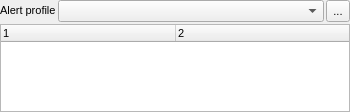
<?xml version="1.0" encoding="UTF-8"?>
<ui version="4.0">
 <class>AlertsEditWidget</class>
 <widget class="QWidget" name="AlertsEditWidget">
  <property name="geometry">
   <rect>
    <x>0</x>
    <y>0</y>
    <width>350</width>
    <height>112</height>
   </rect>
  </property>
  <property name="sizePolicy">
   <sizepolicy hsizetype="Expanding" vsizetype="Preferred">
    <horstretch>0</horstretch>
    <verstretch>0</verstretch>
   </sizepolicy>
  </property>
  <property name="font">
   <font>
    <pointsize>8</pointsize>
    <weight>50</weight>
    <bold>false</bold>
   </font>
  </property>
  <property name="windowTitle">
   <string>Alerts</string>
  </property>
  <layout class="QVBoxLayout" name="verticalLayout_4">
   <property name="spacing">
    <number>2</number>
   </property>
   <property name="leftMargin">
    <number>0</number>
   </property>
   <property name="topMargin">
    <number>0</number>
   </property>
   <property name="rightMargin">
    <number>0</number>
   </property>
   <property name="bottomMargin">
    <number>0</number>
   </property>
   <item>
    <layout class="QHBoxLayout" name="horizontalLayout_4">
     <property name="spacing">
      <number>2</number>
     </property>
     <item>
      <widget class="QLabel" name="lblAlertProfile">
       <property name="sizePolicy">
        <sizepolicy hsizetype="Preferred" vsizetype="Fixed">
         <horstretch>0</horstretch>
         <verstretch>0</verstretch>
        </sizepolicy>
       </property>
       <property name="font">
        <font>
         <weight>50</weight>
         <bold>false</bold>
        </font>
       </property>
       <property name="text">
        <string>Alert profile</string>
       </property>
       <property name="buddy">
        <cstring>cmbActionProfile</cstring>
       </property>
      </widget>
     </item>
     <item>
      <widget class="QComboBox" name="cmbActionProfile">
       <property name="sizePolicy">
        <sizepolicy hsizetype="Expanding" vsizetype="Fixed">
         <horstretch>0</horstretch>
         <verstretch>0</verstretch>
        </sizepolicy>
       </property>
      </widget>
     </item>
     <item>
      <widget class="QToolButton" name="btnActionProfiles">
       <property name="maximumSize">
        <size>
         <width>24</width>
         <height>24</height>
        </size>
       </property>
       <property name="toolTip">
        <string>Select/setup alert profile</string>
       </property>
       <property name="statusTip">
        <string>Select/setup alert profile</string>
       </property>
       <property name="text">
        <string>...</string>
       </property>
       <property name="icon">
        <iconset resource="../../qHostMonitor.qrc">
         <normaloff>:/img/foldersTree.png</normaloff>:/img/foldersTree.png</iconset>
       </property>
      </widget>
     </item>
    </layout>
   </item>
   <item>
    <widget class="QTreeWidget" name="trvAlertProfile">
     <property name="horizontalScrollBarPolicy">
      <enum>Qt::ScrollBarAlwaysOff</enum>
     </property>
     <property name="editTriggers">
      <set>QAbstractItemView::NoEditTriggers</set>
     </property>
     <property name="selectionMode">
      <enum>QAbstractItemView::NoSelection</enum>
     </property>
     <property name="rootIsDecorated">
      <bool>false</bool>
     </property>
     <property name="columnCount">
      <number>2</number>
     </property>
     <attribute name="headerDefaultSectionSize">
      <number>175</number>
     </attribute>
     <column>
      <property name="text">
       <string notr="true">1</string>
      </property>
     </column>
     <column>
      <property name="text">
       <string notr="true">2</string>
      </property>
     </column>
    </widget>
   </item>
  </layout>
 </widget>
 <resources>
  <include location="../../qHostMonitor.qrc"/>
  <include location="../../qHostMonitor.qrc"/>
 </resources>
 <connections/>
</ui>
